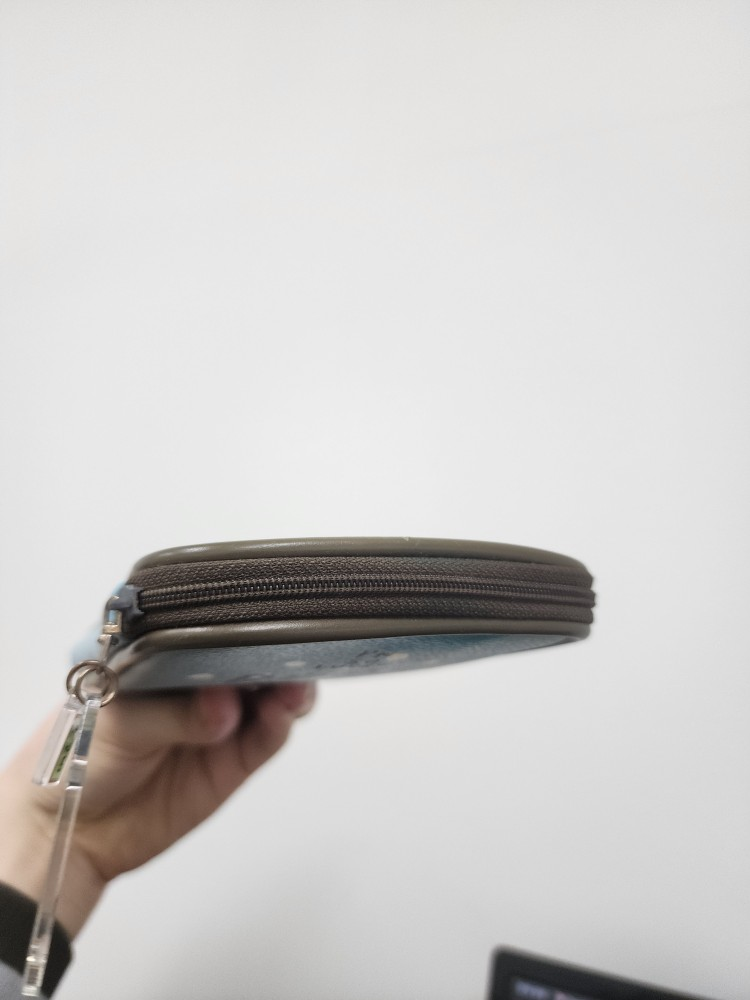
#> input picture data/boo_pancilcase/source/boo_10.jpg, 750 x 1000 px, found by its file name
$ python sfm.py
#> lines starting #> are read from the running program, lines starting #| are printed output that depends on the picture
import cv2
import sys
import numpy as np
from matplotlib import pyplot as plt

img_path = '/home/null9/sub_hdd/githubCode/easynerf/data/boo_pancilcase/'
img1_name = 'boo_10.jpg'
img2_name = 'boo_11.jpg'


#############################################################
#################### Feature Extraction #####################
#############################################################
# Load image
def load_image(img_path, img1_name, img2_name):
#> called with img1_name = 'boo_10.jpg', img2_name = 'boo_11.jpg'
    img1 = cv2.imread(img_path + img1_name)
#> img1 is the input picture: shape (1000, 750, 3); mean B, G, R 201, 202.5, 204.5
    img2 = cv2.imread(img_path + img2_name)
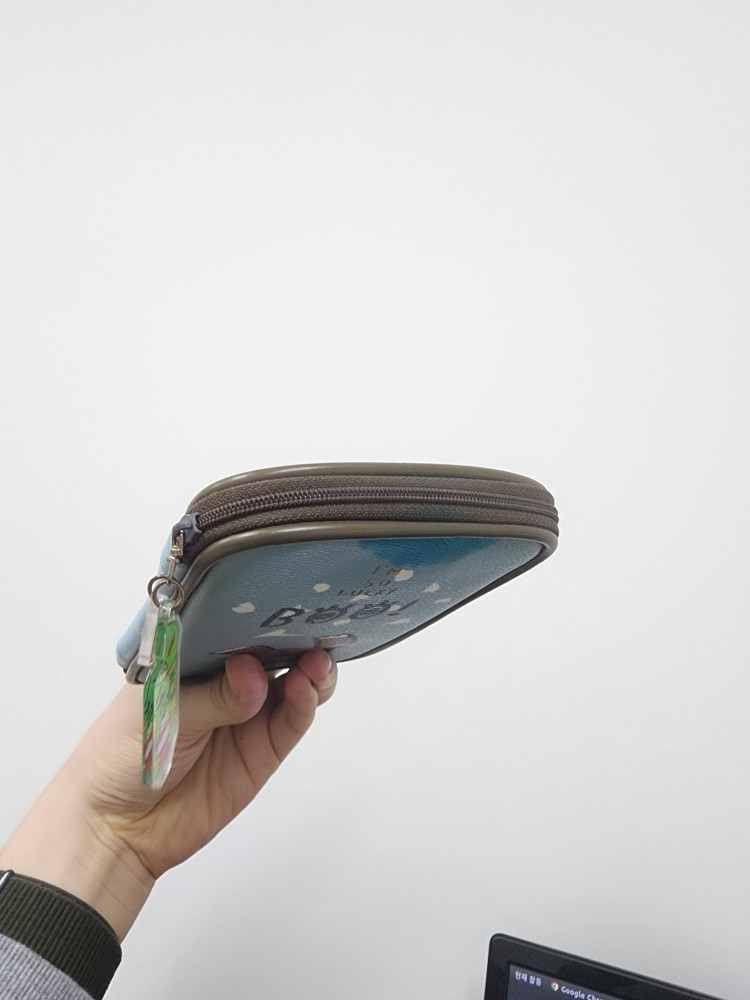
#> input picture data/boo_pancilcase/source/boo_11.jpg, 750 x 1000 px, found by its file name
#> img2 is the input picture: shape (1000, 750, 3); mean B, G, R 206.8, 207.6, 208.8
    img1 = cv2.cvtColor(img1, cv2.COLOR_BGR2RGB)
    img2 = cv2.cvtColor(img2, cv2.COLOR_BGR2RGB)
    img1 = img1[:800][:]
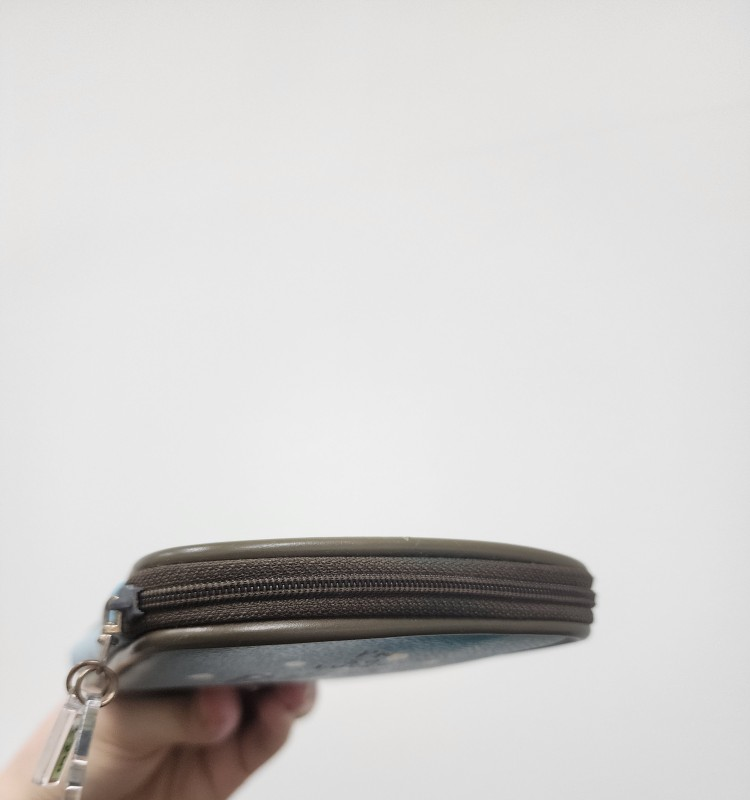
#> img1: shape (800, 750, 3); mean R, G, B 208.3, 206.6, 205.3
    img2 = img2[:800][:]
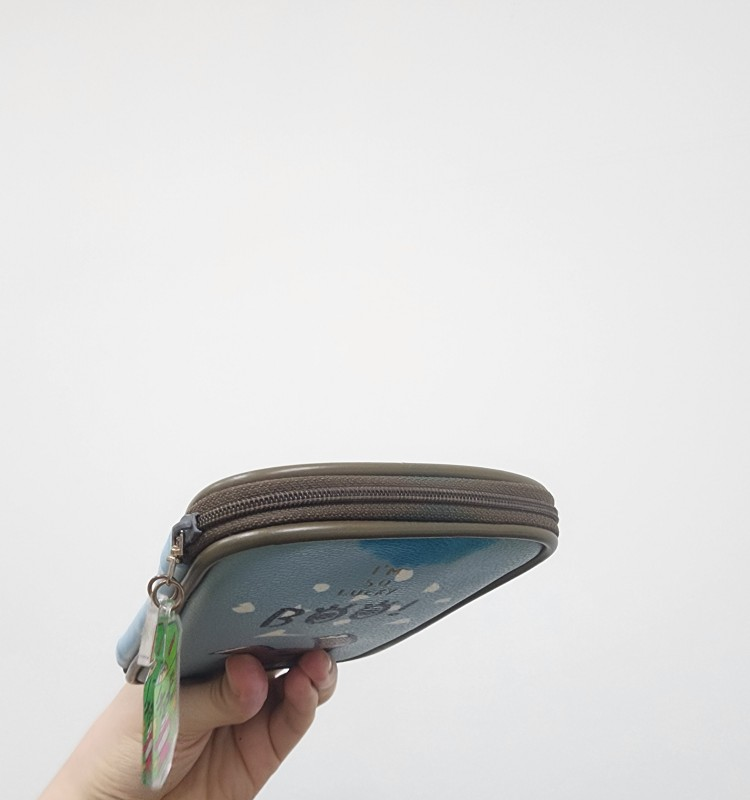
#> img2: shape (800, 750, 3); mean R, G, B 214.7, 213.9, 213.1
    return img1, img2


# Find feature correspondence with SIFT
def SIFT(img1, img2):
    sift = cv2.xfeatures2d.SIFT_create()
    img1_kp, img1_des = sift.detectAndCompute(img1, None)
#> img1_kp = 489 keypoints; strongest (x, y, size): (521, 598, 83.5), (111, 695, 3.7), (74, 695, 1.9), (66, 748, 5.6)
    img2_kp, img2_des = sift.detectAndCompute(img2, None)
#> img2_kp = 488 keypoints; strongest (x, y, size): (285, 670, 3.3), (277, 676, 2.5), (294, 576, 181.3), (456, 528, 105.6)

    bf = cv2.BFMatcher()
    matches = bf.knnMatch(img1_des, img2_des, k=2)
#> matches = 489 matches
    matches_good = [m1 for m1, m2 in matches if m1.distance < 0.95 * m2.distance]
#> matches_good = 257 matches
    sorted_matches = sorted(matches_good, key=lambda x: x.distance)
#> sorted_matches = 257 matches
    res = cv2.drawMatches(img1, img1_kp, img2, img2_kp, sorted_matches, img2, flags=2)
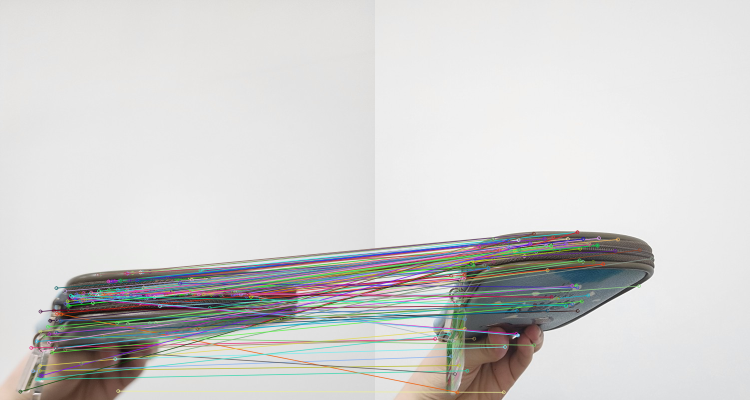
#> res: shape (800, 1500, 3) (shown at 1/2 size); mean R, G, B 209.2, 208.9, 207.8

    # drwa matches
    plt.figure(figsize=(15, 15))
    plt.imshow(res)
    plt.show()
    return matches_good, img1_kp, img2_kp


#############################################################
################ Essential Matrix Estimation ################
#############################################################

# Preprocessing
def Estimation_E(matches_good, img1_kp, img2_kp):
    query_idx = [match.queryIdx for match in matches_good]
    train_idx = [match.trainIdx for match in matches_good]
    p1 = np.float32([img1_kp[ind].pt for ind in query_idx])  # 픽셀 좌표
    p2 = np.float32([img2_kp[ind].pt for ind in train_idx])

    # Find Essential Matrix and Inliers with RANSAC, Intrinsic parameter
    E, mask = cv2.findEssentialMat(p1, p2, method=cv2.RANSAC, focal=3092.8, pp=(2016, 1512), maxIters=500, threshold=1)
    p1 = p1[mask.ravel() == 1]  # left image inlier
    p2 = p2[mask.ravel() == 1]  # right image inlier

    return E, p1, p2


#############################################################
############### Essential Matrix Decomposition ##############
############# The four possible solutions from E ############
#############################################################

def EM_Decomposition(E, p1, p2):
    CM = np.array([[]])
    # Essential matrix to camera matrix
    U, S, VT = np.linalg.svd(E, full_matrices=True)
    W = np.array([
        [0, -1, 0],
        [1, 0, 0],
        [0, 0, 1]
    ])

    # camera matrix = P'= [UWVT | +u3] or [UWVT | −u3] or [UWTVT | +u3] or [UWTVT | −u3].
    camera_matrix = np.array([
        np.column_stack((U @ W @ VT, U[:, 2])),
        np.column_stack((U @ W @ VT, -U[:, 2])),
        np.column_stack((U @ W.T @ VT, U[:, 2])),
        np.column_stack((U @ W.T @ VT, -U[:, 2]))])

    # camera pose matrix , Rt x , 3d point HOMOGENIEUOUS
    for i in range(4):
        tmp = camera_matrix[i]
        for j in range(len(p1)):
            a = p1[j].flatten()
            b = p2[j].flatten()
            c = np.concatenate((a, b))
            d = tmp @ c.T  # 3x4@4x4
            if np.any(d < 0):
                break
            else:
                CM = camera_matrix[i]
    return CM


#############################################################
###### Generate 3D point by implementing Triangulation ######
#############################################################

# Rescale to Homogeneous Coordinate
def rescale_point(pts1, pts2, length):
    a = [[]]
    b = [[]]
    for i in range(length):
        tmp1 = pts1[i].flatten()
        tmp1 = np.append(tmp1, 1)
        a = np.append(a, tmp1)
        tmp2 = pts2[i].flatten()
        tmp2 = np.append(tmp2, 1)
        b = np.append(b, tmp2)

    a = a.reshape((length), 3)
    b = b.reshape((length), 3)
    return a, b


# intrinsic parameter K
def initialize_CM(CM):
    Rt0 = np.hstack((np.eye(3), np.zeros((3, 1))))
    skew = 0.0215878
    K = np.array([[673.66075255, skew, 377.31863526], [0, 674.09584542, 494.7480263], [0, 0, 1]])
    Rt1 = K @ CameraMatrix
    return Rt0, Rt1


# Triangulation
def LinearTriangulation(Rt0, Rt1, p1, p2):
    A = [p1[1] * Rt0[2, :] - Rt0[1, :],  # x(p 3row) - (p 1row)
         -(p1[0] * Rt0[2, :] - Rt0[0, :]),  # y(p 3row) - (p 2row)
         p2[1] * Rt1[2, :] - Rt1[1, :],  # x'(p' 3row) - (p' 1row)
         -(p2[0] * Rt1[2, :] - Rt1[0, :])]  # y'(p' 3row) - (p' 2row)

    A = np.array(A).reshape((4, 4))
    AA = A.T @ A
    U, S, VT = np.linalg.svd(AA)  # eigen vector

    return VT[3, 0:3] / VT[3, 3]


def make_3dpoint(p1, p2):
    p3ds = []
    for pt1, pt2 in zip(p1, p2):
        p3d = LinearTriangulation(Rt0, Rt1, pt1, pt2)
        p3ds.append(p3d)
    p3ds = np.array(p3ds).T
    return p3ds


#############################################################
######################### visualize #########################
#############################################################
def visualize_3d(p3ds):
    X = np.array([])
    Y = np.array([])
    Z = np.array([])  # 120
    X = np.concatenate((X, p3ds[0]))
    Y = np.concatenate((Y, p3ds[1]))
    Z = np.concatenate((Z, p3ds[2]))

    fig = plt.figure(figsize=(15, 15))
    ax = plt.axes(projection='3d')
    ax.scatter3D(X, Y, Z, c='b', marker='o')
    plt.show()


# run
img1, img2 = load_image(img_path, img1_name, img2_name)
matches_good, img1_kp, img2_kp = SIFT(img1, img2)
#> matches_good = 257 matches
E, p1_inlier, p2_inlier = Estimation_E(matches_good, img1_kp, img2_kp)
#> in Estimation_E, `query_idx = [match.queryIdx for match in matches_good]`: query_idx = 257 values from 0 to 488
#> in Estimation_E, `train_idx = [match.trainIdx for match in matches_good]`: train_idx = 257 values, max 481 at index 254, min 0 at index 1, mean 267.4
#> in Estimation_E, `p1 = np.float32([img1_kp[ind].pt for ind in query_idx])`: p1 = 257 pairs, first value 40.42 to 598.1, second value 540 to 782.8
#> in Estimation_E, `p2 = np.float32([img2_kp[ind].pt for ind in train_idx])`: p2 = 257 pairs, first value 119.8 to 553.3, second value 464.1 to 784.3
#> in Estimation_E, `E, mask = cv2.findEssentialMat(p1, p2, method=cv2.RANSAC, focal=3092.8..`: E = [[0.0323, -0.615, -0.17], [0.604, 0.047, 0.305], [0.217, -0.292, 0.0162]]; mask = 257 values, max 1 at index 44, min 0 at index 0, mean 0.319
#> in Estimation_E, `p1 = p1[mask.ravel() == 1]`: p1 = 82 pairs, first value 160.5 to 521.2, second value 543.2 to 605.7
#> in Estimation_E, `p2 = p2[mask.ravel() == 1]`: p2 = 82 pairs, first value 256.8 to 456, second value 467.1 to 527.8
#> p1_inlier has the same summary as p1 in Estimation_E; p2_inlier has the same summary as p2 in Estimation_E
CameraMatrix = EM_Decomposition(E, p1_inlier, p2_inlier)
#> in EM_Decomposition, `U, S, VT = np.linalg.svd(E, full_matrices=True)`: U = [[-0.0503, 0.902, -0.429], [-0.94, -0.188, -0.285], [-0.338, 0.389, 0.857]]; S = [0.707, 0.707, 1.9e-15]; VT = [[-0.908, 0.121, -0.4], [9.04e-16, -0.957, -0.289], [0.418, 0.262, -0.87]]
#> CameraMatrix = [[0.64, -0.173, 0.749, -0.429], [-0.29, 0.848, 0.444, -0.285], [0.712, 0.501, -0.492, 0.857]]
Rt0, Rt1 = initialize_CM(CameraMatrix)
#> in initialize_CM, `Rt1 = K @ CameraMatrix`: Rt1 = [[699.5, 72.38, 318.8, 34.4], [156.5, 819.5, 56.11, 231.8], [0.712, 0.501, -0.492, 0.857]]
#> Rt0 = [[1, 0, 0, 0], [0, 1, 0, 0], [0, 0, 1, 0]]
p1, p2 = rescale_point(p1_inlier, p2_inlier, len(p1_inlier))
#> the loop in rescale_point, `for i in range(length):` made 82 passes
#> (tmp1, tmp2) on passes 4 to 15: ([166.2, 586.1, 1], [427.1, 486.6, 1]), ([170.1, 599, 1], [427.1, 486.6, 1]), ([175.5, 584.3, 1], [427.1, 486.6, 1]), ([177.2, 592, 1], [427.1, 486.6, 1]), ([182.8, 591.4, 1], [427.1, 486.6, 1]), ([187.3, 583.4, 1], [427.1, 486.6, 1]), ([188.2, 591, 1], [427.1, 486.6, 1]), ([194, 590.1, 1], [427.1, 486.6, 1]), ([206.2, 588.7, 1], [261.1, 499.7, 1]), ([216.6, 562.5, 1], [257.5, 482.5, 1]), ([219.5, 587.7, 1], [427.1, 486.6, 1]), ([225.4, 586.8, 1], [427.1, 486.6, 1])
#> (a, b) on passes 1 to 3: ([160.5, 600.4, 1], [427.1, 486.6, 1]), ([160.5, 600.4, 1, 160.9, 586.7, 1], [427.1, 486.6, 1, 427.1, 486.6, 1]), ([160.5, 600.4, 1, 160.9, 586.7, 1, 165.5, 599.8, 1], [427.1, 486.6, 1, 427.1, 486.6, 1, 427.1, 486.6, 1])
#> after the loop in rescale_point, `for i in range(length):`: a = 246 values, max 605.7 at index 94, min 1 at index 2, mean 295.7; b = 246 values, max 527.8 at index 244, min 1 at index 2, mean 275
#> in rescale_point, `a = a.reshape((length), 3)`: a = 82 rows, first 8: [160.5, 600.4, 1], [160.9, 586.7, 1], [165.5, 599.8, 1], [166.2, 586.1, 1], [170.1, 599, 1], [175.5, 584.3, 1], [177.2, 592, 1], [182.8, 591.4, 1]
#> in rescale_point, `b = b.reshape((length), 3)`: b = 82 rows, first 8: [427.1, 486.6, 1], [427.1, 486.6, 1], [427.1, 486.6, 1], [427.1, 486.6, 1], [427.1, 486.6, 1], [427.1, 486.6, 1], [427.1, 486.6, 1], [427.1, 486.6, 1]
#> p1 has the same summary as a in rescale_point; p2 has the same summary as b in rescale_point
point3d = make_3dpoint(p1, p2)
#> the loop in make_3dpoint, `for pt1, pt2 in zip(p1, p2):` made 82 passes
#> (pt1, pt2, S in LinearTriangulation, p3d) on passes 1 to 6: ([160.5, 600.4, 1], [427.1, 486.6, 1], [884231.9, 455237.4, 101879.7, 0.287], [1.08, 0.677, 0.0015]), ([160.9, 586.7, 1], [427.1, 486.6, 1], [870859.9, 455237.3, 99131.4, 0.283], [1.08, 0.677, 0.00154]), ([165.5, 599.8, 1], [427.1, 486.6, 1], [884961.9, 455237.4, 102028.4, 0.282], [1.08, 0.677, 0.00151]), ([166.2, 586.1, 1], [427.1, 486.6, 1], [871705.9, 455237.3, 99310.8, 0.278], [1.08, 0.677, 0.00155]), ([170.1, 599, 1], [427.1, 486.6, 1], [885491.1, 455237.4, 102136.4, 0.278], [1.08, 0.677, 0.00152]), ([175.5, 584.3, 1], [427.1, 486.6, 1], [872630.9, 455237.3, 99507.7, 0.268], [1.08, 0.677, 0.00157])
#> (pt1, pt2) on pass 60: ([354.3, 580.5, 1], [342.1, 491.5, 1])

visualize_3d(point3d)
#> in visualize_3d, `plt.show()`:
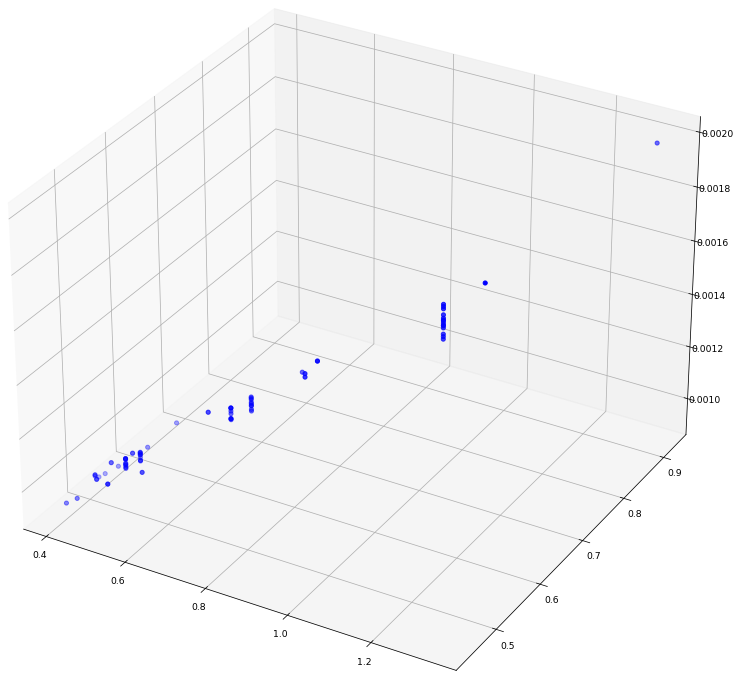
#> figure drawn by matplotlib, 1 panel
